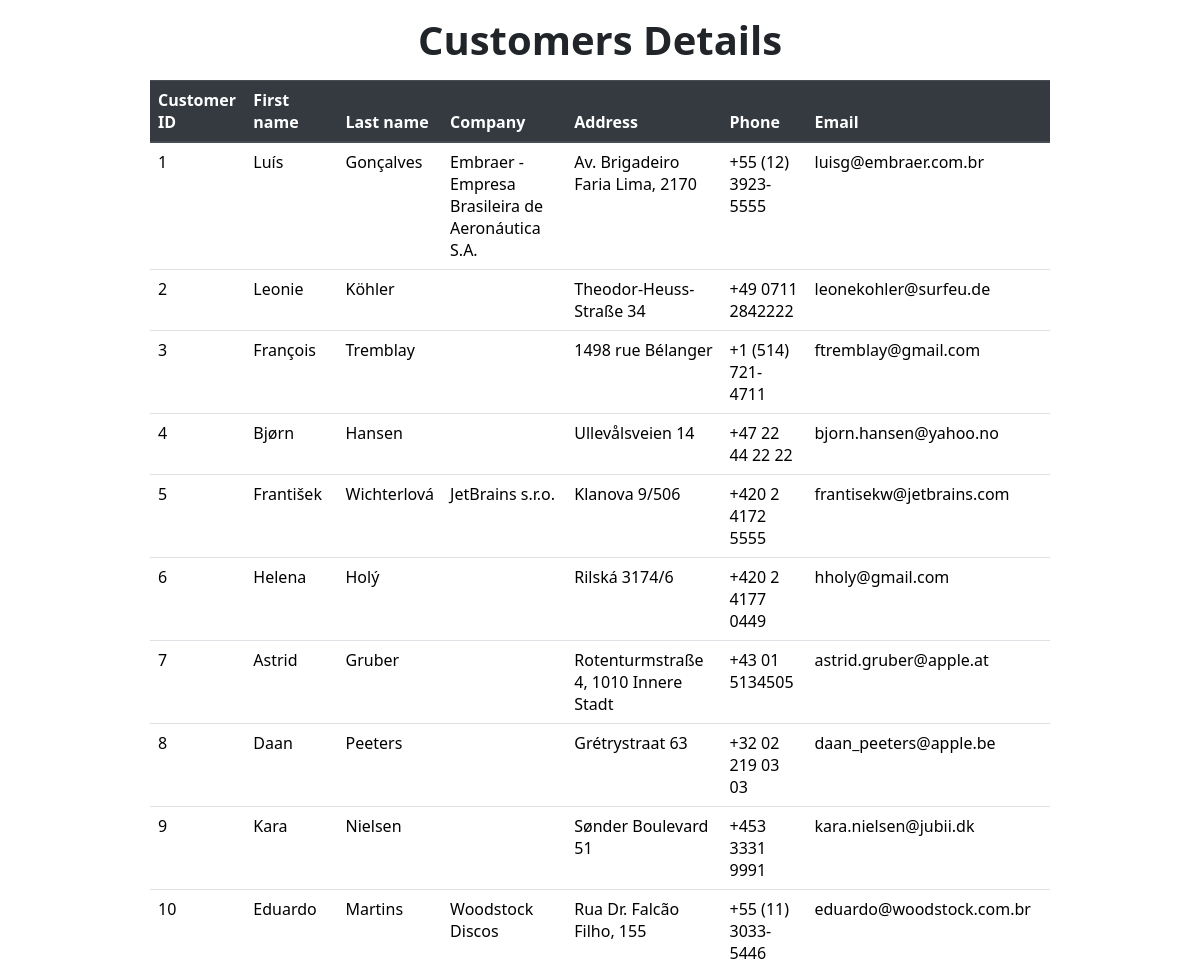
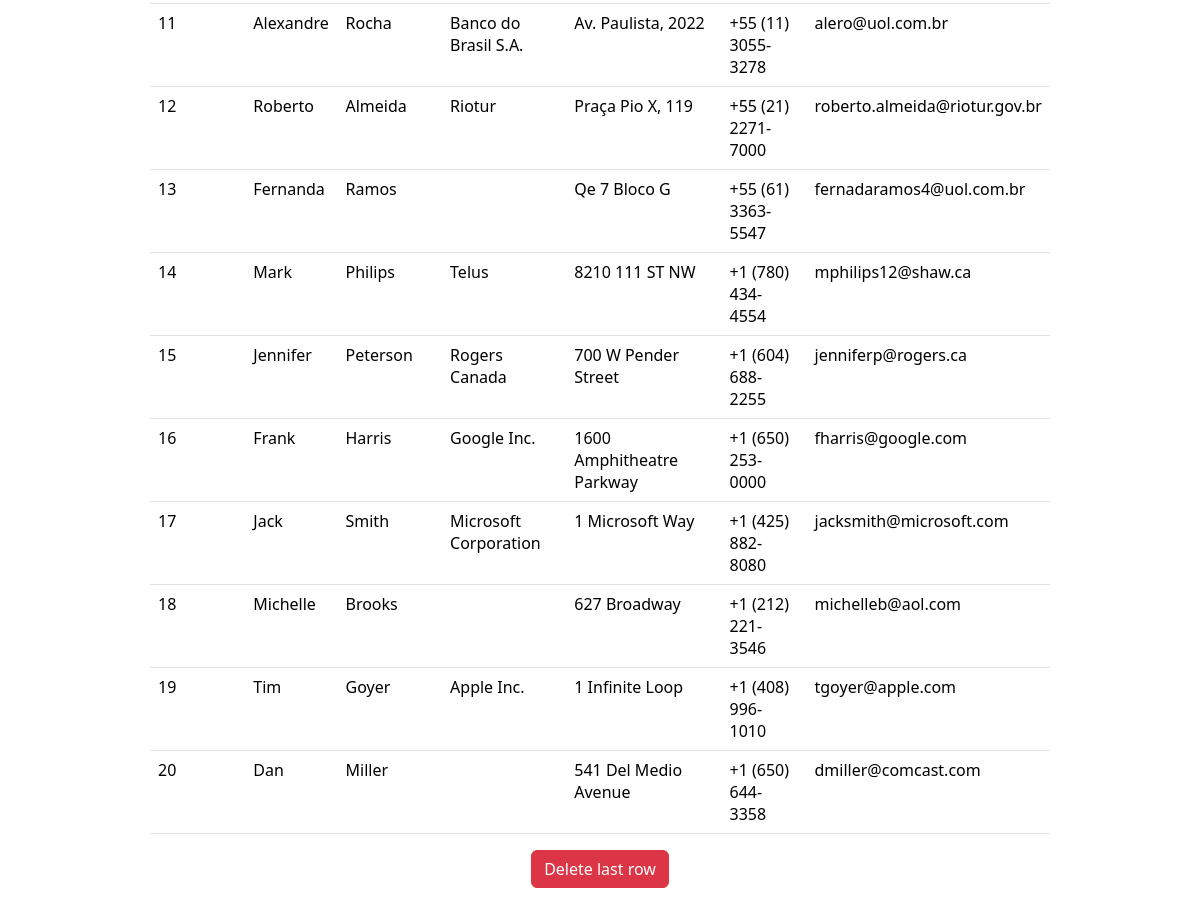
Screenshot of /Lab10/1/index.php with the database file from the repository (2 pictures, top to bottom).
### tables this page shows
CREATE TABLE "customers" (
	"CustomerId"	INTEGER NOT NULL,
	"FirstName"	NVARCHAR(40) NOT NULL,
	"LastName"	NVARCHAR(20) NOT NULL,
	"Company"	NVARCHAR(80),
	"Address"	NVARCHAR(70),
	"City"	NVARCHAR(40),
	"State"	NVARCHAR(40),
	"Country"	NVARCHAR(40),
	"PostalCode"	NVARCHAR(10),
	"Phone"	NVARCHAR(24),
	"Fax"	NVARCHAR(24),
	"Email"	NVARCHAR(60) NOT NULL,
	"SupportRepId"	INTEGER,
	PRIMARY KEY("CustomerId" AUTOINCREMENT),
	FOREIGN KEY("SupportRepId") REFERENCES "employees"("EmployeeId") ON DELETE NO ACTION ON UPDATE NO ACTION
);

### Lab10/1/index.php (the view, shortened to what this page needs)
<html lang="en">
<head>
    <link rel="stylesheet" href="style.css" />
    <link rel="stylesheet" href="https://maxcdn.bootstrapcdn.com/bootstrap/4.3.1/css/bootstrap.min.css" />
    <link href="https://cdn.jsdelivr.net/npm/bootstrap@5.3.2/dist/css/bootstrap.min.css" rel="stylesheet" />
</head>
<body>
    <div class="d-flex justify-content-center mt-3">
        <p class="display-6 fw-bold">Customers Details</p>
    </div>
    <?php
    $db = new MyDB();
    if (!$db) {
        echo $db->lastErrorMsg();
    } else {
        echo '<div class="w-100 d-flex justify-content-center ">';
        echo '<table class="w-75 table  table-hover">';
        echo '<thead class="thead-dark">
                            <tr>
                                <th scope="col">Customer ID</th>
                                <th scope="col">First name</th>
                                <th scope="col">Last name</th>
                                <th scope="col">Company</th>
                                <th scope="col">Address</th>
                                <th scope="col">Phone</th>
                                <th scope="col">Email</th>
                            </tr>
                            </thead>
                            <tbody>';
    }
    $sql = "SELECT * FROM customers ORDER BY CustomerId";
    $ret = $db->query($sql);
    while ($row = $ret->fetchArray(SQLITE3_ASSOC)) {
        echo '<tr>';
        echo "<td>" . $row["CustomerId"] . "</td>";
        echo "<td>" . $row["FirstName"] . "</td>";
        echo "<td>" . $row["LastName"] . "</td>";
        echo "<td>" . $row["Company"] . "</td>";
        echo "<td>" . $row["Address"] . "</td>";
        echo "<td>" . $row["Phone"] . "</td>";
        echo "<td>" . $row["Email"] . "</td>";
    }
    echo '</tbody>';
    echo '</table>';
    echo '</div>';
    echo '<div class="w-100 d-flex justify-content-center ">';
    echo '<form name="form1" action="" method="POST" class="justify-content-center ">';
    echo '<button class="btn btn-danger" name="del">Delete last row</div>';
    ?>
</body>
</html>

### Lab2/1/style.css (style rules this page uses)
body { font-family: 'Dosis', sans-serif; font-size: 20px; background-color: #808080; align-items: center; flex-direction: column; display: flex; }

### rows the page displays
customers: CustomerId "1", FirstName "Luís", LastName "Gonçalves", Company "Embraer - Empresa Brasileira de Aeronáutica S.A.", Address "Av. Brigadeiro Faria Lima, 2170", Phone "+55 (12) 3923-5555", Email "luisg@embraer.com.br"
customers: CustomerId "2", FirstName "Leonie", LastName "Köhler", Address "Theodor-Heuss-Straße 34", Phone "+49 0711 2842222", Email "leonekohler@surfeu.de"
customers: CustomerId "3", FirstName "François", LastName "Tremblay", Address "1498 rue Bélanger", Phone "+1 (514) 721-4711", Email "ftremblay@gmail.com"
customers: CustomerId "4", FirstName "Bjørn", LastName "Hansen", Address "Ullevålsveien 14", Phone "+47 22 44 22 22", Email "bjorn.hansen@yahoo.no"
customers: CustomerId "5", FirstName "František", LastName "Wichterlová", Company "JetBrains s.r.o.", Address "Klanova 9/506", Phone "+420 2 4172 5555", Email "frantisekw@jetbrains.com"
customers: CustomerId "6", FirstName "Helena", LastName "Holý", Address "Rilská 3174/6", Phone "+420 2 4177 0449", Email "hholy@gmail.com"
customers: CustomerId "7", FirstName "Astrid", LastName "Gruber", Address "Rotenturmstraße 4, 1010 Innere Stadt", Phone "+43 01 5134505", Email "astrid.gruber@apple.at"
customers: CustomerId "8", FirstName "Daan", LastName "Peeters", Address "Grétrystraat 63", Phone "+32 02 219 03 03", Email "daan_peeters@apple.be"
customers: CustomerId "9", FirstName "Kara", LastName "Nielsen", Address "Sønder Boulevard 51", Phone "+453 3331 9991", Email "kara.nielsen@jubii.dk"
customers: CustomerId "10", FirstName "Eduardo", LastName "Martins", Company "Woodstock Discos", Address "Rua Dr. Falcão Filho, 155", Phone "+55 (11) 3033-5446", Email "eduardo@woodstock.com.br"
customers: CustomerId "11", FirstName "Alexandre", LastName "Rocha", Company "Banco do Brasil S.A.", Address "Av. Paulista, 2022", Phone "+55 (11) 3055-3278", Email "alero@uol.com.br"
customers: CustomerId "12", FirstName "Roberto", LastName "Almeida", Company "Riotur", Address "Praça Pio X, 119", Phone "+55 (21) 2271-7000", Email "roberto.almeida@riotur.gov.br"
customers: CustomerId "13", FirstName "Fernanda", LastName "Ramos", Address "Qe 7 Bloco G", Phone "+55 (61) 3363-5547", Email "fernadaramos4@uol.com.br"
customers: CustomerId "14", FirstName "Mark", LastName "Philips", Company "Telus", Address "8210 111 ST NW", Phone "+1 (780) 434-4554", Email "mphilips12@shaw.ca"
customers: CustomerId "15", FirstName "Jennifer", LastName "Peterson", Company "Rogers Canada", Address "700 W Pender Street", Phone "+1 (604) 688-2255", Email "jenniferp@rogers.ca"
customers: CustomerId "16", FirstName "Frank", LastName "Harris", Company "Google Inc.", Address "1600 Amphitheatre Parkway", Phone "+1 (650) 253-0000", Email "fharris@google.com"
customers: CustomerId "17", FirstName "Jack", LastName "Smith", Company "Microsoft Corporation", Address "1 Microsoft Way", Phone "+1 (425) 882-8080", Email "jacksmith@microsoft.com"
customers: CustomerId "18", FirstName "Michelle", LastName "Brooks", Address "627 Broadway", Phone "+1 (212) 221-3546", Email "michelleb@aol.com"
customers: CustomerId "19", FirstName "Tim", LastName "Goyer", Company "Apple Inc.", Address "1 Infinite Loop", Phone "+1 (408) 996-1010", Email "tgoyer@apple.com"
customers: CustomerId "20", FirstName "Dan", LastName "Miller", Address "541 Del Medio Avenue", Phone "+1 (650) 644-3358", Email "dmiller@comcast.com"
